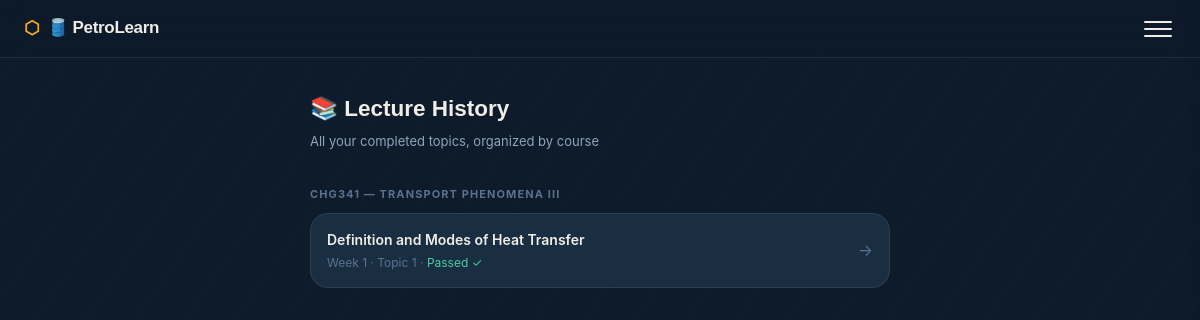
/history/ (signed in), run on an earlier commit of the app's database.
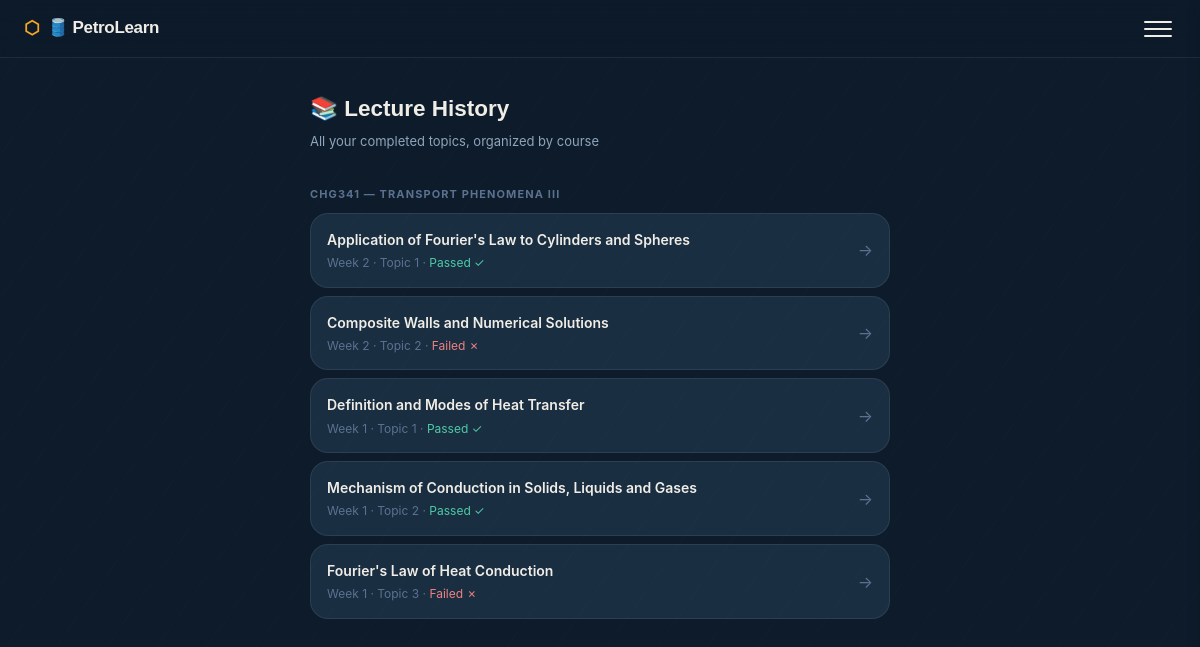
And on a later commit of the database.
### core/models.py (models this page shows, shortened)
class Session(models.Model):
    student = models.ForeignKey(StudentProfile, on_delete=models.CASCADE, related_name="sessions")
    course_code = models.CharField(max_length=10)
    course_title = models.CharField(max_length=100)
    week_number = models.IntegerField(default=1)
    topics = models.JSONField(default=list)
    current_topic_index = models.IntegerField(default=0)
    is_complete = models.BooleanField(default=False)
    xp_earned = models.IntegerField(default=0)
    started_at = models.DateTimeField(auto_now_add=True)
    completed_at = models.DateTimeField(null=True, blank=True)
    class Meta:
        ordering = ["-started_at"]

class TopicSession(models.Model):
    session = models.ForeignKey(Session, on_delete=models.CASCADE, related_name="topic_sessions")
    topic_name = models.CharField(max_length=200)
    topic_index = models.IntegerField(default=0)
    intro_content = models.TextField(blank=True)
    lecture_content = models.TextField(blank=True)
    quiz_question = models.TextField(blank=True)
    quiz_options = models.JSONField(default=list)
    correct_answer_index = models.IntegerField(default=0)
    quiz_explanation = models.TextField(blank=True)   # ← ADDED: shown after student answers
    student_answer_index = models.IntegerField(null=True, blank=True)
    passed_quiz = models.BooleanField(default=False)
    xp_earned = models.IntegerField(default=0)
    is_complete = models.BooleanField(default=False)
    class Meta:
        ordering = ["topic_index"]

### core/views.py (the view)
# urls.py: path("history/", views.history_view, name="history"),
@login_required
def history_view(request):
    if not hasattr(request.user, "profile"):
        return redirect("onboarding")
    profile = request.user.profile
    topic_sessions = TopicSession.objects.filter(
        session__student=profile,
        is_complete=True
    ).select_related("session").order_by("-session__started_at", "topic_index")
    history_by_course = {}
    for ts in topic_sessions:
        code = ts.session.course_code
        title = ts.session.course_title
        if code not in history_by_course:
            history_by_course[code] = {
                "course_title": title,
                "topics": []
            }
        history_by_course[code]["topics"].append(ts)
    return render(request, "core/history.html", {
        "history_by_course": history_by_course,
    })

### templates/core/history.html (shortened to what this page needs)
{% extends "core/base.html" %}
{% block content %}
<div class="page-container">
  <h2 style="font-family:'Space Grotesk',sans-serif; margin-bottom:4px">📚 Lecture History</h2>
  <p style="font-size:13px; color:var(--text-secondary); margin-bottom:24px">All your completed topics, organized by course</p>
  {% if history_by_course %}
    {% for code, data in history_by_course.items %}
    <div style="margin-bottom:28px">
      <p class="section-label">{{ code }} — {{ data.course_title }}</p>
      <div class="course-list">
        {% for topic in data.topics %}
        <a href="{% url 'review' topic.id %}" class="course-pill">
          <div class="course-pill-left">
            <div class="course-info">
              <div class="course-name">{{ topic.topic_name }}</div>
              <div class="course-code">
                Week {{ topic.session.week_number }} · Topic {{ topic.topic_index|add:1 }}
                {% if topic.passed_quiz %}
                  · <span style="color:var(--green-text)">Passed ✓</span>
                {% else %}
                  · <span style="color:#F08080">Failed ✗</span>
                {% endif %}
              </div>
            </div>
          </div>
          <span class="arrow">→</span>
        </a>
        {% endfor %}
      </div>
    </div>
    {% endfor %}
  {% else %}
    <div class="done-card">
      <div class="done-emoji">📖</div>
      <div class="done-title">No lectures yet</div>
      <div class="done-sub">Complete your first topic to see it here.</div>
    </div>
  {% endif %}
</div>
{% endblock %}

### templates/core/base.html (shortened to what this page needs)
{% load static %}
<!DOCTYPE html>
<html lang="en">
<head>
  <link rel="stylesheet" href="{% static 'core/css/main.css' %}">
</head>
<body>
{% if user.is_authenticated %}
<nav class="navbar">
  <a href="{% url 'dashboard' %}" class="nav-logo">🛢️ PetroLearn</a>
  <button class="hamburger" id="hamburger" aria-label="Menu">
    <span></span>
    <span></span>
    <span></span>
  </button>
</nav>
{% endif %}
<main class="main-content">
  {% block content %}{% endblock %}
</main>
</body>
</html>

### core/static/core/css/main.css (style rules this page uses)
*, *::before, *::after { box-sizing: border-box; margin: 0; padding: 0; }
:root { --navy: #0D1B2A; --navy-mid: #132236; --navy-card: #1A2E42; --navy-raised: #1F3650; --border: rgba(255,255,255,0.08); --border-accent: rgba(245,166,35,0.35); --amber: #F5A623; --amber-dark: #D4891A; --amber-glow: rgba(245,166,35,0.15); --teal: #1A9E7A; --teal-dark: #0F7059; --teal-glow: rgba(26,158,122,0.15); --red-soft: #E05252; --red-glow: rgba(224,82,82,0.12); --text: #F0EDE6; --text-secondary:#8FA5BC; --text-muted: #5A7290; --green: #1A9E7A; --green-dark: #0F7059; --green-light: rgba(26,158,122,0.15); --green-text: #4ECBA5; --radius-sm: 8px; --radius-md: 12px; --radius-lg: 18px; --radius-xl: 24px; --shadow-card: 0 2px 16px rgba(0,0,0,0.35); --shadow-glow-amber: 0 0 0 1px rgba(245,166,35,0.3), 0 4px 24px rgba(245,166,35,0.1); --shadow-glow-teal: 0 0 0 1px rgba(26,158,122,0.3), 0 4px 24px rgba(26,158,122,0.1); }
html { scroll-behavior: smooth; }
body { font-family: 'Inter', -apple-system, BlinkMacSystemFont, "Segoe UI", sans-serif; background: var(--navy); color: var(--text); font-size: 15px; line-height: 1.65; min-height: 100vh; }
body::before { content: ''; position: fixed; inset: 0; background-image: repeating-linear-gradient( -55deg, transparent, transparent 40px, rgba(255,255,255,0.012) 40px, rgba(255,255,255,0.012) 41px ); pointer-events: none; z-index: 0; }
a { color: var(--amber); text-decoration: none; transition: color 0.15s; }
.navbar { display: flex; align-items: center; justify-content: space-between; padding: 0 1.5rem; height: 58px; border-bottom: 1px solid var(--border); background: rgba(13,27,42,0.85); backdrop-filter: blur(12px); -webkit-backdrop-filter: blur(12px); position: sticky; top: 0; z-index: 300; }
.nav-logo { font-family: 'Space Grotesk', sans-serif; font-size: 17px; font-weight: 700; color: var(--text); letter-spacing: -0.02em; display: flex; align-items: center; gap: 8px; }
.nav-logo::before { content: '⬡'; color: var(--amber); font-size: 18px; }
.hamburger { display: flex; flex-direction: column; justify-content: center; gap: 5px; width: 36px; height: 36px; background: none; border: none; cursor: pointer; padding: 4px; z-index: 52; }
.hamburger span { display: block; width: 100%; height: 2px; background: var(--text); border-radius: 2px; transition: all 0.3s; }
.main-content { padding: 0 0 5rem; }
.page-container { max-width: 620px; margin: 0 auto; padding: 2rem 1.25rem; }
.section-label { font-size: 11px; font-weight: 700; color: var(--text-muted); text-transform: uppercase; letter-spacing: 0.1em; margin-bottom: 10px; margin-top: 2rem; }
.course-list { display: flex; flex-direction: column; gap: 8px; }
.course-pill { display: flex; align-items: center; justify-content: space-between; padding: 14px 16px; background: var(--navy-card); border: 1px solid var(--border); border-radius: var(--radius-lg); transition: all 0.18s; color: var(--text); }
.course-name { font-size: 14px; font-weight: 600; }
.course-code { font-size: 12px; color: var(--text-muted); margin-top: 2px; }
.arrow { color: var(--text-muted); font-size: 16px; transition: transform 0.15s; }

What changed in the data, as far as the page shows it:
added TopicSession: topic_name "Application of Fourier's Law to Cylinders and Spheres", session.week_number "2", topic_index|add "1", passed_quiz "Passed ✓"
added TopicSession: topic_name "Composite Walls and Numerical Solutions", session.week_number "2", topic_index|add "2", passed_quiz "Failed ✗"
added TopicSession: topic_name "Mechanism of Conduction in Solids, Liquids and Gases", session.week_number "1", topic_index|add "2", passed_quiz "Passed ✓"
added TopicSession: topic_name "Fourier's Law of Heat Conduction", session.week_number "1", topic_index|add "3", passed_quiz "Failed ✗"
